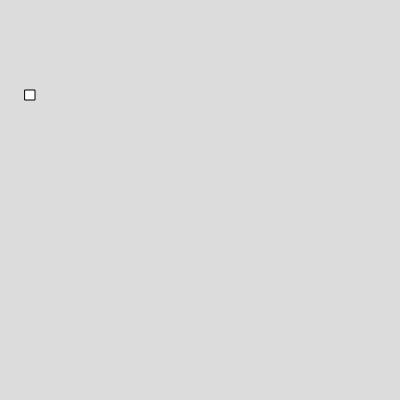
Frame 1 (no input)
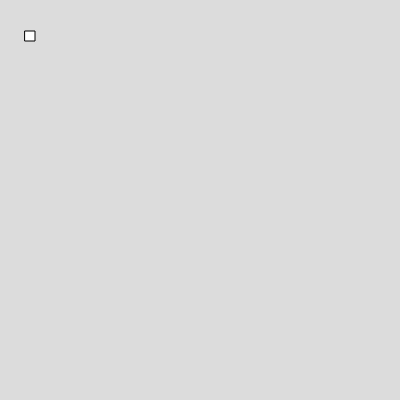
Frame 60 (no input)
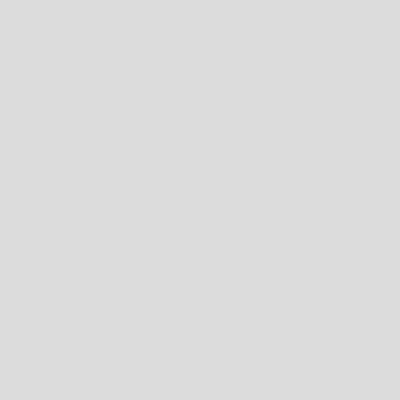
Frame 120 (the mouse pressed at the canvas centre since frame 60)

The p5.js sketch that drew these frames (run headless with seeded random() and noise() and a simulated clock; from frame 60 on, the mouse is pressed at the canvas centre):

// p5.js sketch
// ── sketch.js
var Boxie
function setup() 
{
  createCanvas(400, 400);
  Boxie = new Box(25,90,10,10,1);
}

function draw() 
{
  background(220);
Boxie.show();
Boxie.move();
}


// ── box.js
class Box
  {
    constructor(x,y,w,h,vy)
    {
      this.x =x;
      this.y =y;
      this.w =w;
      this.h = h;
      this.vy = vy;
    }
    
    show()
    {
      rect(this.x,this.y,this.w,this.h)
    }
    
    move()
    {
      this.y = this.y-this.vy;
    }

  }

  
